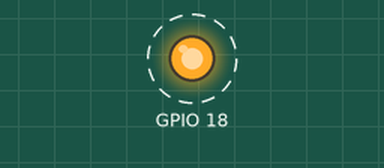
Bench run of a program on a simulated Raspberry Pi (BCM pin numbers). Shown: output pins drawn as LEDs (lit = HIGH). Dashed ring = blinking.

Above: at 0.2 s.
Timing chart, 0 to 3.0 s (numbered marks = the images above):
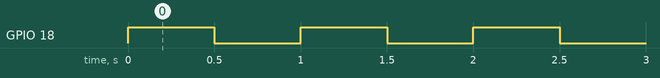

Measured:
- by itself, GPIO 18: alternates HIGH for 0.50 s and LOW for 0.50 s

The program:

031led_blink_wiring.py
```python
import wiringpi, time

wiringpi.wiringPiSetupGpio()

wiringpi.pinMode(18, True)

while True:
    wiringpi.digitalWrite(18, True)
    time.sleep(0.5)
    wiringpi.digitalWrite(18, False)
    time.sleep(0.5)
    
```
